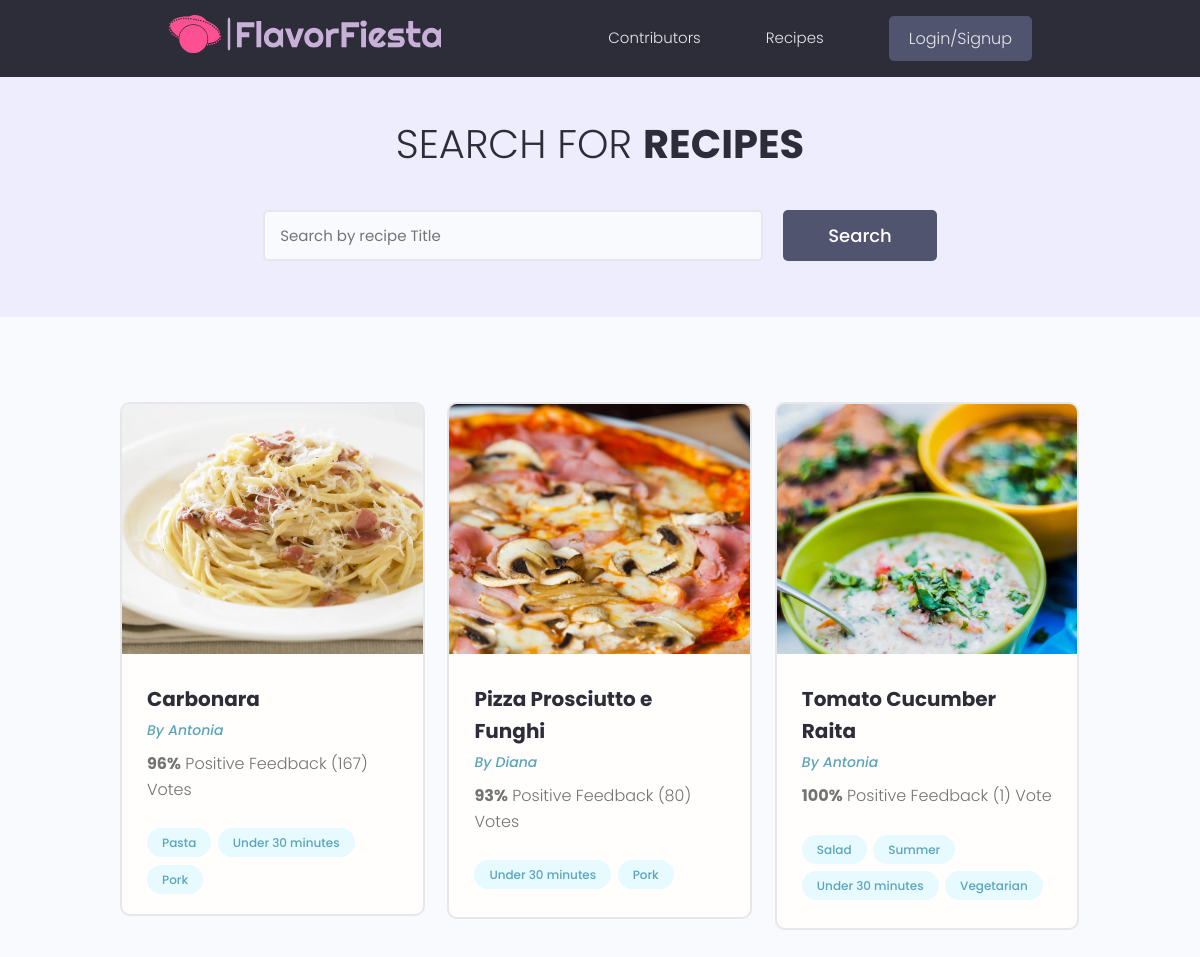
The page / on the database its author committed.
### recipes/models.py (models this page shows, shortened)
class Recipe(models.Model):
    owner = models.ForeignKey(Profile, null=True, blank=True, on_delete=models.SET_NULL)
    title = models.CharField(max_length=200)
    description = models.TextField(null=True, blank=True)
    ingredients = models.TextField(null=True, blank=True)
    steps = models.TextField(null=True, blank=True)
    featured_image = models.ImageField(null=True, blank=True, default="default.jpg")
    tags =models.ManyToManyField('Tag', blank=True)
    vote_total = models.IntegerField(default=0, null=True, blank=True)
    vote_ratio = models.IntegerField(default=0, null=True, blank=True)
    created = models.DateTimeField(auto_now_add=True)
    id = models.UUIDField(default=uuid.uuid4, unique=True, primary_key=True, editable=False)

class Tag(models.Model):
    name = models.CharField(max_length=200)
    created = models.DateTimeField(auto_now_add=True)
    id = models.UUIDField(default=uuid.uuid4, unique=True, primary_key=True, editable=False)
    def __str__(self):
        return self.name

### users/models.py (models this page shows, shortened)
class Profile(models.Model):
    user = models.OneToOneField(User, on_delete=models.CASCADE, null=True, blank=True)
    name = models.CharField(max_length=200, blank=True, null=True)
    email = models.EmailField(max_length=500, null=True, blank=True)
    username = models.CharField(max_length=200, blank=True, null=True)
    location = models.CharField(max_length=200, blank=True, null=True)
    short_intro = models.CharField(max_length=200, blank=True, null=True)
    bio = models.TextField(blank=True, null=True)
    profile_image = models.ImageField(blank=True, null=True, upload_to='profiles/', default="profiles/user-default.png")
    social_twitter = models.CharField(max_length=200, blank=True, null=True)
    social_linkedin = models.CharField(max_length=200, blank=True, null=True)
    social_youtube = models.CharField(max_length=200, blank=True, null=True)
    social_website = models.CharField(max_length=200, blank=True, null=True)
    created = models.DateTimeField(auto_now_add=True)
    id = models.UUIDField(default=uuid.uuid4, unique=True, primary_key=True, editable=False)

### recipes/views.py (the view)
# urls.py: path('', include('recipes.urls')),
def recipes(request):
    recipes = Recipe.objects.all()
    context = {'recipes': recipes,}
    return render(request, 'recipes/recipes.html', context)

### recipes/templates/recipes/recipes.html (shortened to what this page needs)
{% extends 'main.html' %}
{% block content %}
<main class="recipes">
    <section class="hero-section text-center">
      <div class="container container--narrow">
        <div class="hero-section__box">
          <h2>Search for <span>recipes</span></h2>
        </div>
        <div class="hero-section__search">
          <form class="form" action="#" method="get">
            <div class="form__field">
              <input class="input input--text" id="formInput#search" type="text" name="text"
                placeholder="Search by recipe Title" />
            </div>
            <input class="btn btn--sub btn--lg" type="submit" value="Search" />
          </form>
        </div>
      </div>
    </section>
    <section class="recipesList">
      <div class="container">
        <div class="grid grid--three">
            {% for recipe in recipes %}
          <div class="column">
            <div class="card recipe">
              <a href="{% url 'recipe' recipe.id %}" class="recipe">
                <img class="recipe__thumbnail" src="{{recipe.featured_image.url}}" alt="recipe thumbnail" />
                <div class="card__body">
                  <h3 class="recipe__title">{{recipe.title}}</h3>
                  <p><a class="recipe__author" href="{% url 'user-profile' recipe.owner_id %}">By {{recipe.owner.name}}</a></p>
                  <p class="recipe--rating">
                    <span style="font-weight: bold;">{{recipe.vote_ratio}}%</span> Positive
                    Feedback ({{recipe.vote_total}}) Vote{{recipe.vote_total|pluralize:"s"}}
                  </p>
                  <div class="recipe__tags">
                    {% for tag in recipe.tags.all %}
                    <span class="tag tag--pill tag--main">
                      <small>{{tag}}</small>
                    </span>
                    {% endfor %}
                  </div>
                </div>
              </a>
            </div>
          </div>
          {% endfor %}
        </div>
      </div>
    </section>
  </main>
{% endblock content%}

### templates/main.html (shortened to what this page needs)
<!DOCTYPE html>
{% load static %}
<html lang="en">
<head>
  <link rel="stylesheet" type="css/text" href="https://cdn.iconmonstr.com/1.3.0/css/iconmonstr-iconic-font.min.css" />
  <link rel="stylesheet" href="{% static 'uikit/styles/uikit.css' %}" />
  <link rel="stylesheet" href="{% static 'styles/app.css' %}" />
</head>
<body>
    {% include 'navbar.html' %}
    {% block content %}
    {% endblock content %}
</body>
</html>

### templates/navbar.html (shortened to what this page needs)
{% load static %}
<header class="header">
    <div class="container container--narrow">
      <a href="{% url 'recipes'%}" class="header__logo">
        <img src="{% static 'images/logo.svg' %}" alt="DevSearch Logo" />
      </a>
      <nav class="header__nav">
        <ul class="header__menu">
          <li class="header__menuItem"><a href="{% url 'profiles' %}">Contributors</a></li>
          <li class="header__menuItem"><a href="{% url 'recipes'%}">Recipes</a></li>
          {% if request.user.is_authenticated %}
          <li class="header__menuItem"><a href="">Inbox</a></li>
          <li class="header__menuItem"><a href="{% url 'add-recipe' %}">Add recipe</a></li>
          <li class="header__menuItem"><a href="{% url 'logout' %}"  class="btn btn--sub">Logout</a></li>
          {% else %}
          <li class="header__menuItem"><a href="{% url 'login' %}"  class="btn btn--sub">Login/Signup</a></li>
          {% endif %}
        </ul>
    </nav>
</div>
</header>

### static/styles/app.css (style rules this page uses)
:root { --color-sub: #2d2d39; }
.btn--sub { background-color: var(--color-sub-light); }
.card { border: 2px solid var(--color-light); }
img { width: 100%; }
.header { position: sticky; z-index: 111; background-color: var(--color-sub); padding: 1.5rem 0; }
.header > .container { display: flex; justify-content: space-between; align-items: center; }
.header__logo > img { height: 3.8rem; }
.header__nav > ul { display: inline-flex; align-items: center; list-style: none; gap: 6.5rem; }
.header__menuItem > a { color: var(--color-light); font-weight: 300; }
.hero-section { height: 40vh; display: flex; align-items: center; background-color: var(--color-sub); }
.hero-section__box { margin-bottom: 4rem; }
.hero-section__box > h2, .hero-section__box > h2 > span { font-size: 4rem; color: var(--color-light); line-height: 1.3; text-transform: uppercase; }
.hero-section__box > h2 { font-weight: 300; }
.hero-section__box > h2 > span { font-weight: 700; }
.hero-section__search > .form { display: flex; align-items: center; justify-content: center; gap: 2rem; }
.hero-section__search > .form input.input--text { width: 50rem; }
.recipe__author { font-size: 1.4rem; font-style: italic; }
.recipe--rating { margin-bottom: 1.6em; margin-top: .5em; }
.recipes > .hero-section { background: var(--color-sub-lighter); height: 30vh; }
.recipes .hero-section__box { margin-bottom: 2.5rem; }
.recipes .hero-section__box > h2 { color: var(--color-sub); }
.recipes .hero-section__box > h2 > span { font-weight: 700; color: var(--color-sub); }
.recipesList { margin-top: 8rem; }
.recipe__thumbnail { height: 25rem; object-fit: cover; object-position: top center; }
.recipe__title { font-size: 2rem; font-weight: 700; color: var(--color-sub); }

### static/uikit/styles/modules/_variables.css (style rules this page uses)
:root { --color-main: #5aa5b9; --color-main-light: #e6faff; --color-sub: #3f4156; --color-sub-light: #51546e; --color-sub-lighter: #ededfd; --color-text: #737373; --color-gray: #8b8b8b; --color-light: #e5e7eb; --color-light-gray: #767676; --color-bg: #f8fafd; --color-white: #fffefd; --color-white-light: #f3f3f3; --color-success: #359e64; --color-success-bg: #def8e8; --color-error: #fc4b0b; --color-error-bg: #fff2ee; --font-base: 'Poppins', arial, helvetica, 'Segoe UI', roboto, ubuntu, sans-serif; --font-monospace: 'Fira Code', 'Courier New', courier, monospace; --font-regular: 300; --font-medium: 500; --font-bold: 700; --generic-shadow: 1px 1px 5px #00000010; --generic-transition: all 0.3s ease-in-out; }

### static/uikit/styles/modules/_base.css (style rules this page uses)
* { margin: 0; padding: 0; box-sizing: border-box; text-rendering: optimizeLegibility; color: inherit; font-size: inherit; }
html { font-size: 50%; }
@media only screen and (min-width: 480px) { html { font-size: 56.25%; } }
@media only screen and (min-width: 1200px) { html { font-size: 62.5%; } }
body { line-height: 1.6; font-weight: 400; font-size: 1.5rem; color: var(--color-text); background-color: var(--color-bg); min-height: 100vh; }

### static/uikit/styles/modules/_typography.css (style rules this page uses)
* { font-family: var(--font-base); }
h2 { font-size: 3.6rem; font-weight: var(--font-bold); }
h3 { font-size: 3.2rem; font-weight: var(--font-medium); }
p, span, strong { font-size: 1.6rem; color: var(--color-text); font-weight: var(--font-regular); }
a { padding-bottom: 2px; text-decoration: none; display: inline-block; color: var(--color-main); font-weight: var(--font-medium); }

### static/uikit/styles/modules/_utilities.css (style rules this page uses)
.container { width: 92%; max-width: 165rem; margin: 0 auto; box-sizing: border-box; }
.container--narrow { width: 92%; max-width: 120rem; }
@media screen and (min-width: 1000px) { .container { width: 90%; } }
@media screen and (min-width: 1000px) { .container--narrow { width: 85%; } }
@media screen and (min-width: 1200px) { .container { width: 80%; } }
@media screen and (min-width: 1200px) { .container--narrow { width: 72%; } }
.text-center { text-align: center; }

### static/uikit/styles/modules/_button.css (style rules this page uses)
.btn { display: inline-block; position: relative; cursor: pointer; background-color: var(--color-light); font-weight: var(--font-medium); color: var(--color-sub); text-decoration: none; padding: 1rem 2rem; border-radius: 0.5rem; border: none; width: -webkit-fit-content; width: -moz-fit-content; width: fit-content; height: -webkit-fit-content; height: -moz-fit-content; height: fit-content; font-size: 1.6rem; outline-width: 0; outline-color: transparent; -webkit-backface-visibility: hidden; backface-visibility: hidden; transition: all 0.3s ease-in-out; }
.btn--sub { background-color: var(--color-sub); color: var(--color-white); }
.btn--lg { font-size: 1.8rem; padding: 1.2rem 4.5rem; }

### rows shown on the page
Recipe: featured_image (picture), title "Carbonara", owner.name "Antonia", vote_ratio "96", vote_total "167"
Tag: name "Pasta"
Tag: name "Under 30 minutes"
Tag: name "Pork"
Recipe: featured_image (picture), title "Pizza Prosciutto e Funghi", owner.name "Diana", vote_ratio "93", vote_total "80"
Recipe: featured_image (picture), title "Tomato Cucumber Raita", owner.name "Antonia", vote_ratio "100", vote_total "1"
Tag: name "Salad"
Tag: name "Summer"
Tag: name "Vegetarian"
